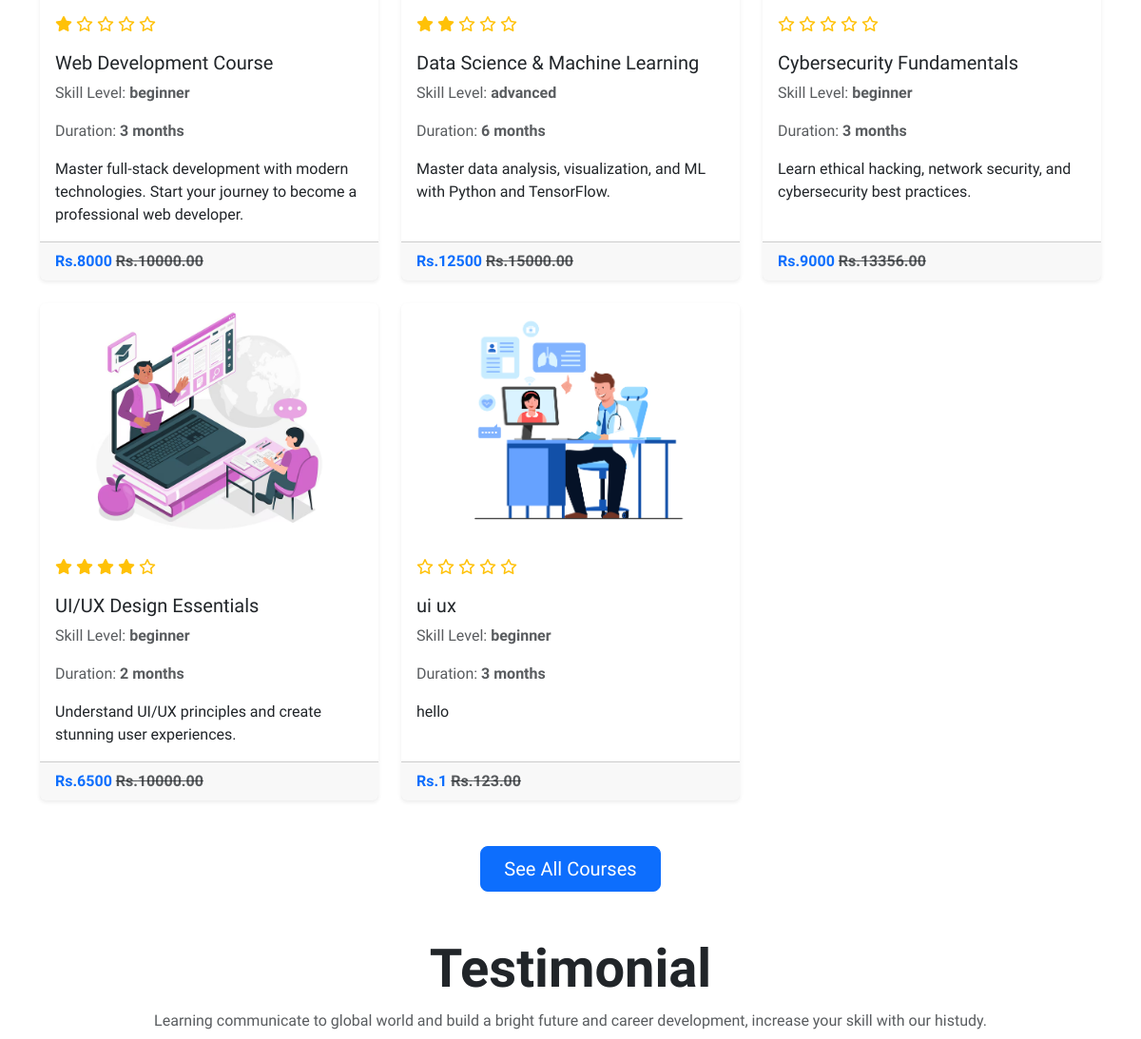
The app's page / (middle part), older data.
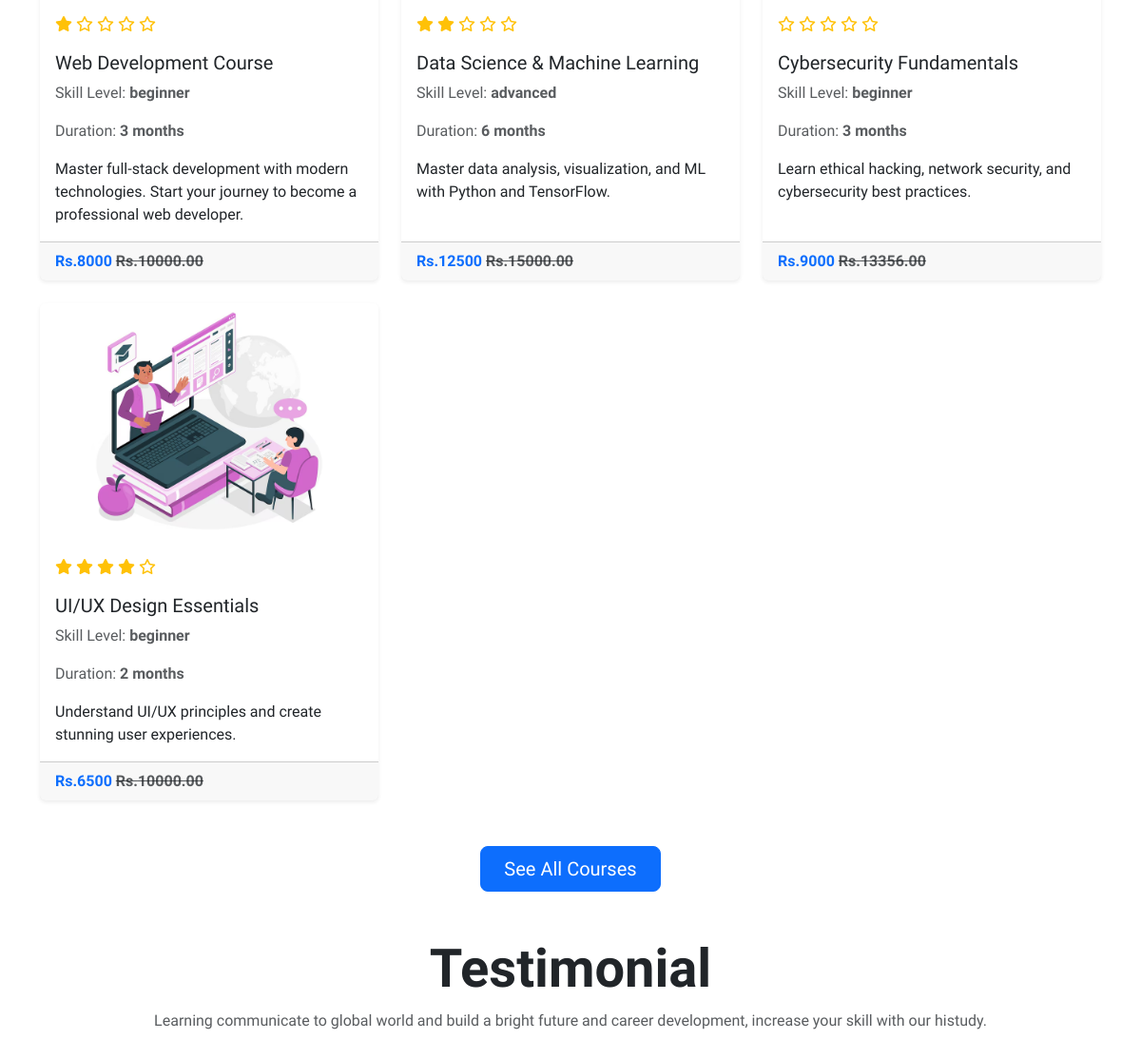
The same page, newer data.
### main_page_app/models.py (models this page shows, shortened)
class Courses(models.Model):
    CATEGORY_CHOICES = [
        ("programming", "Programming"),
        ("web development", "Web Development"),
        ("data science & analytics", "Data Science & Analytics"),
        ("graphic designing", "Graphic Designing"),
    ]
    SKILL_LEVEL = [
        ("beginner", "Beginner"),
        ("intermediate", "Intermediate"),
        ("advanced", "Advanced"),
    ]
    title = models.CharField(max_length=200)
    category = models.CharField(max_length=100, choices=CATEGORY_CHOICES)
    skill_level = models.CharField(max_length=100, choices=SKILL_LEVEL)
    description = models.TextField()
    syllabus = models.TextField(null=True)
    course_material = models.FileField(
        upload_to="course_materials/", blank=True, null=True
    )
    image = models.ImageField(upload_to="images/courses/", blank=True, null=True)
    price = models.DecimalField(max_digits=10, decimal_places=2)
    discount = models.PositiveIntegerField(default=0)
    instructor = models.ForeignKey(
        CustomUser,
        on_delete=models.CASCADE,
        limit_choices_to={"user_type": "instructor"},
        null=True,
    )
    duration = models.CharField(
        max_length=50, help_text="in months"
    )  # duration like 3 months
    enrollment_deadline = models.DateField()
    prerequisites = models.TextField(
        blank=True, null=True
    )  # (e.g., "Basic understanding of programming").
    special_offers = models.ManyToManyField(SpecialOffers, blank=True)
    course_rating = models.DecimalField(max_digits=3, decimal_places=2, default=0.0)
    is_new = models.BooleanField(default=True)
    is_active = models.BooleanField(default=True)
    created_at = models.DateTimeField(auto_now_add=True)
    updated_at = models.DateTimeField(auto_now=True)

### main_page_app/views.py (the view)
# urls.py: path("", home, name="home"),
def home(request):
    courses = Courses.objects.filter(is_new=True, is_active=True).first()
    coursess = Courses.objects.all()[:6]
    offers = SpecialOffers.objects.filter(is_active=True)[:3]
    announcement = Announcement.objects.filter(is_active=True).first()
    testimonials = Testimonial.objects.all()
    context = {
        "courses": courses,
        "coursess": coursess,
        "offers": offers,
        "announcement": announcement,
        "testimonials": testimonials,
        "date": datetime.now().year,
    }
    return render(request, "mainpage_html/home.html", context)

### main_page_app/templates/mainpage_html/home.html (shortened to what this page needs)
{% extends 'base.html' %}
 {% block content %}
 {% load static %}
  <div class="container my-5">
    <div class="row row-cols-1 row-cols-md-2 row-cols-lg-3 g-4"  data-aos="fade-down"  data-aos-duration="1000" >
      {% for courses in coursess %}
      <div class="col-md-4">
        <div class="card h-100 shadow-sm border-0 hover-scale">
          <img src=" {% if courses.image %} {{courses.image.url}} {% else %} {% static 'images/default.png' %}
          {% endif %}" class="card-img-top img-fluid" alt="Course Image" style="height: 250px; object-fit: contain;">
          <div class="card-body">
             <div class="mb-3">
              <div class="d-flex align-items-center">
                <span class="text-warning">
                  {% for _ in "12345" %}
                    {% if forloop.counter <= courses.course_rating %}
                      <i class="fas fa-star"></i>
                    {% else %}
                      <i class="far fa-star"></i>
                    {% endif %}
                  {% endfor %}
                </span>
              </div>
            </div>
            <h5 class="card-title">{{courses.title}}</h5>
            <p class="text-muted">Skill Level: <span class="fw-bold">{{courses.skill_level}}</span></p>
            <p class="text-muted">Duration: <span class="fw-bold">{{courses.duration}} months</span></p>
            <p class="card-text">{{courses.description}}</p>
          </div>
          <div class="card-footer d-flex justify-content-between align-items-center">
            <span class="text-primary fw-bold">Rs.{{courses.discount}} <del class="text-muted">Rs.{{courses.price}}</del></span>
          </div>
        </div>
      </div>
      {% endfor %}
    </div>
  </div>
  <div class="text-center mt-4">
    <a href="{% url 'courses' %}" class="btn btn-primary btn-lg px-4">See All Courses</a>
  </div>
<div class="container my-5 mt-5" data-aos="fade-down"  data-aos-duration="1000">
  <h2 class="text-center display-4 fw-bold mt-5">Testimonial</h2>
  <p class="text-muted text-center mb-5">Learning communicate to global world and build a bright future and career development, increase your skill with our histudy.</p>
</div>
{% endblock %}

Row changes from the older to the newer data that the page shows:
removed Courses: image (picture), course_rating 0 (drawn), title "ui ux", skill_level "beginner", duration "3", description "hello", discount "1", price "123.00"
